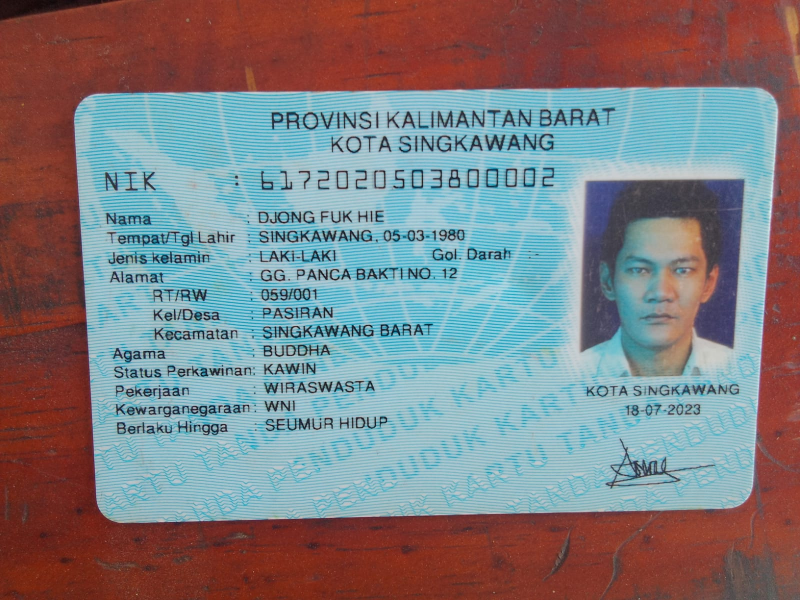
#> input picture input/WhatsApp Image 2026-09-16 at 16.24.58.jpeg, 1600 x 1200 px (shown at 1/2 size); its folder holds only this picture in this run
$ python -i pr94_region_boundary.py   (imports and definitions only)
#> lines starting #> are read from the running program, lines starting #| are printed output that depends on the picture; after the words box and inside, x2 and y2 are one past the last pixel; in counts of white or black regions, pixels touching at a corner belong together
#> further down, picture is the input picture: shape (1200, 1600, 3); mean B, G, R 129.5, 125.8, 126.8
### autodocscanner/core/pr93_independent_boundary.py
"""PR9.3 full-image Lab line hypotheses; independent of all parent detectors.

Line segments across different channels and gaps can describe the same side.
Reconstruct possible document boundaries from intersections, then measure
persistent region transitions (PR9.2) on the joined quad. No GT, V2, OCR,
network or file writes. A supported rectangle is not proof of a document.
"""
from __future__ import annotations

import itertools
import math
import cv2
import numpy as np
from autodocscanner.core.pr92_boundary_recovery import inspect_geometry, _measure


def _image_ok(image):
    return (isinstance(image, np.ndarray) and image.dtype == np.uint8 and
            image.ndim == 3 and image.shape[2] == 3 and min(image.shape[:2]) >= 75)


def _angle(u, v):
    return math.acos(float(np.clip(abs(u @ v), 0., 1.)))


def _order(q):
    q = np.asarray(q, dtype=np.float64)
    c = q.mean(axis=0)
    return q[np.argsort(np.arctan2(q[:, 1]-c[1], q[:, 0]-c[0]))]


def _distance(a, b, diag):
    return min(float(np.linalg.norm(a-np.roll(b, k, axis=0), axis=1).mean())
               for k in range(4))/diag


# [72 lines left out: functions _line, _segments, _cross, not called in this run]


def _coverage(line,a,b):
    lo,hi=sorted(((a-line['p'])@line['u'],(b-line['p'])@line['u']))
    return sum(max(0.,min(hi,end)-max(lo,start)) for start,end in line['intervals'])/max(hi-lo,1e-8)


# [100 lines left out: functions _line_quads, discover_boundaries, not called in this run]

### autodocscanner/core/pr92_boundary_recovery.py
"""PR9.2 bounded, annotation-free boundary translation hypotheses.

A persistent Lab transition is evidence of a region boundary, NOT proof of a
physical document. A solid nested rectangle may still satisfy this test.
No candidate selection, crop, file writes, or V2 dependency. Experimental.
"""
from __future__ import annotations

import cv2
import numpy as np
from autodocscanner.core.quad_validation import validate_quad


def inspect_geometry(corners, shape):
    """Expose invalid vs out-of-frame causes without clipping coordinates."""
    try:
        p = np.asarray(corners, dtype=np.float64)
    except (TypeError, ValueError, OverflowError):
        p = np.empty((0, 2))
    if p.shape != (4, 2) or not np.isfinite(p).all():
        return {'status': 'invalid_points', 'reasons': ['invalid_points'],
                'outside_vertex_count': None, 'outside_excess_fraction': None}, None
    h, w = shape[:2]
    excess = np.maximum.reduce([np.zeros(4), -p[:, 0], -p[:, 1],
                                p[:, 0]-(w-1), p[:, 1]-(h-1)])
    # Reject huge coordinates before float32/OpenCV conversion.
    if np.abs(p).max() > max(h, w)*4:
        return {'status': 'invalid_geometry', 'reasons': ['outside_image'],
                'outside_vertex_count': int(np.count_nonzero(excess)),
                'outside_excess_fraction': float(excess.max()/np.hypot(h,w))}, None
    valid, reasons, metrics = validate_quad(p, shape)
    outside = int(np.count_nonzero(excess))
    status = ('invalid_geometry' if not valid else 'off_photo' if outside else
              'near_frame' if metrics.get('near_frame_vertex_count') else 'in_frame')
    if outside and 'outside_image' not in reasons:
        reasons = list(reasons) + ['outside_image_pixels']
    center = p.mean(axis=0)
    p = p[np.argsort(np.arctan2(p[:,1]-center[1], p[:,0]-center[0]))]
    return {'status': status, 'reasons': reasons,
            'outside_vertex_count': outside,
            'outside_excess_fraction': float(excess.max()/np.hypot(h,w))}, p if valid else None


# [112 lines left out: functions _side, _measure, _intersect, recover_boundary, not called in this run]

### autodocscanner/core/quad_validation.py
"""Shared, conservative four-corner geometry checks for offline KTP experiments.

This module does NOT establish that a quadrilateral actually surrounds a KTP.
It intentionally avoids image-specific coordinates, names, and color assumptions.
"""
from __future__ import annotations

import cv2
import numpy as np


def validate_quad(corners, image_shape, *, min_area_ratio=0.015,
                  max_area_ratio=0.985, min_side_px=12):
    """Return (valid, reasons, measurements) in original-image coordinates.

    Geometry-only checks. Frame-adjacent quads are flagged, not automatically
    rejected: a tightly photographed KTP can genuinely fill the photograph.
    """
    reasons = []
    metrics = {}
    if len(image_shape) < 2:
        return False, ["invalid_image_shape"], metrics
    h, w = map(int, image_shape[:2])
    if h <= 0 or w <= 0:
        return False, ["invalid_image_shape"], metrics
    try:
        quad = np.asarray(corners, dtype=np.float64)
    except (TypeError, ValueError):
        return False, ["invalid_points"], metrics
    if quad.shape != (4, 2) or not np.isfinite(quad).all():
        return False, ["invalid_points"], metrics

    # Order cyclically; this also makes convexity and side checks independent
    # of which vertex is supplied first.
    center = quad.mean(axis=0)
    angles = np.arctan2(quad[:, 1] - center[1], quad[:, 0] - center[0])
    ordered = quad[np.argsort(angles)]
    lengths = np.linalg.norm(np.roll(ordered, -1, axis=0) - ordered, axis=1)
    metrics["min_side_px"] = float(lengths.min())
    if (lengths < min_side_px).any():
        reasons.append("short_or_duplicate_side")

    quad32 = ordered.astype(np.float32)
    if not cv2.isContourConvex(quad32):
        reasons.append("non_convex")
    area_ratio = abs(float(cv2.contourArea(quad32))) / float(h * w)
    metrics["area_ratio"] = area_ratio
    if area_ratio < min_area_ratio:
        reasons.append("area_too_small")
    if area_ratio > max_area_ratio:
        reasons.append("area_too_large")

    # Allow a small scale-relative extrapolation from line intersections.
    # Record its magnitude separately; never silently clip corners.
    tolerance_x = max(2.0, w * 0.02)
    tolerance_y = max(2.0, h * 0.02)
    excess_x = np.maximum.reduce([np.zeros(4), -quad[:, 0], quad[:, 0] - (w - 1)])
    excess_y = np.maximum.reduce([np.zeros(4), -quad[:, 1], quad[:, 1] - (h - 1)])
    metrics["outside_excess_px"] = float(max(excess_x.max(), excess_y.max()))
    metrics["slight_extrapolation"] = bool((excess_x > 0).any() or (excess_y > 0).any())
    if ((quad[:, 0] < -tolerance_x) | (quad[:, 0] > (w - 1 + tolerance_x)) |
        (quad[:, 1] < -tolerance_y) | (quad[:, 1] > (h - 1 + tolerance_y))).any():
        reasons.append("outside_image")

    # An informative warning, not a reason for rejection.
    margin = min(h, w) * 0.015
    near = ((quad[:, 0] <= margin) | (quad[:, 0] >= w - 1 - margin) |
            (quad[:, 1] <= margin) | (quad[:, 1] >= h - 1 - margin))
    metrics["near_frame_vertex_count"] = int(near.sum())
    metrics["frame_suspect"] = bool(area_ratio > 0.82 and near.sum() >= 2)
    return not reasons, reasons, metrics

### autodocscanner/core/pr94_region_boundary.py
"""Experimental region-aware proposals and advisory document structure evidence.

Region and chroma searches are independent of baseline and line hypotheses.
Structure is not KTP identity: books, other cards and packaging can match.
No OCR, ML, ground truth, V2, selection, output crop or file writes.
"""
from __future__ import annotations
import cv2
import numpy as np
from autodocscanner.core.pr93_independent_boundary import discover_boundaries, _image_ok, _order, _distance
from autodocscanner.core.pr92_boundary_recovery import inspect_geometry, _measure

FAMILIES = ('independent_lines', 'outer_region', 'chroma')


def _region_proposals(image, limit=12):
    """Bounded global Lab component and chroma contour hypotheses.

    Develop the earlier V3 region/chroma concepts with separate provenance,
    polarity diversity, size-band budgets and correct resize coordinates.
    """
#> called with limit = 12
    h,w=image.shape[:2]
#> h = 1200; w = 1600
    scale=min(1.,800/max(h,w)); sw,sh=round(w*scale),round(h*scale)
#> after `scale = min(1.0, 800 / max(h, w))`: scale = 0.5
#> after `sw, sh = (round(w * scale), round(h * scale))`: sw = 800; sh = 600
    small=cv2.resize(image,(sw,sh),interpolation=cv2.INTER_AREA) if scale<1 else image
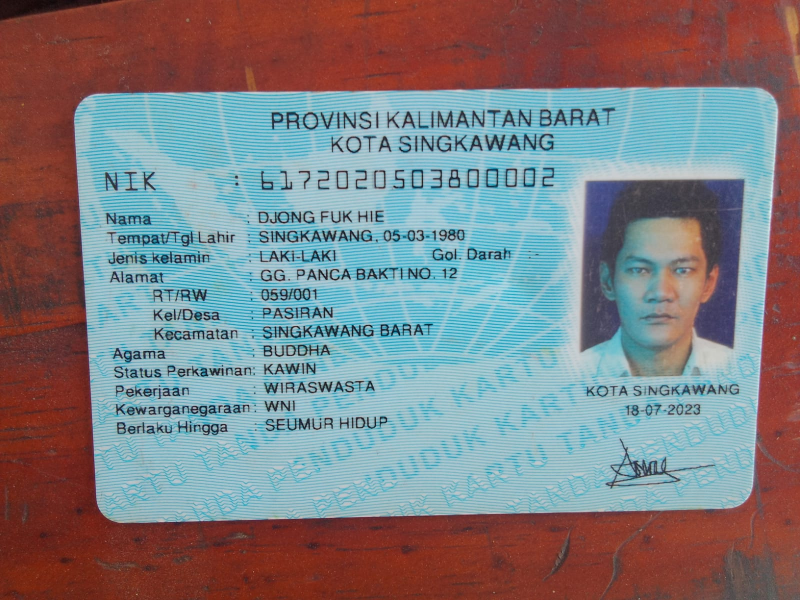
#> small: shape (600, 800, 3); mean B, G, R 129.6, 125.9, 126.9
    lab=cv2.GaussianBlur(cv2.cvtColor(small,cv2.COLOR_BGR2LAB),(5,5),0)
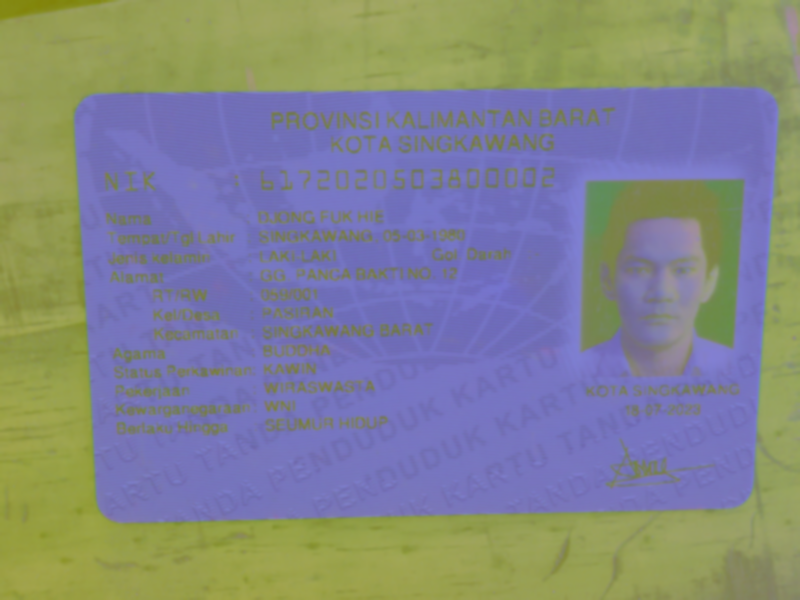
#> lab: shape (600, 800, 3); mean B, G, R 137.2, 133.1, 129.7
    m=min(sh,sw); diag=np.hypot(h,w)
#> after `m = min(sh, sw)`: m = 600
#> after `diag = np.hypot(h, w)`: diag = 2000
    kernel=cv2.getStructuringElement(cv2.MORPH_ELLIPSE,(max(3,round(.012*m)|1),)*2)
    buckets={f:[[],[],[]] for f in FAMILIES[1:]}
    def collect(mask,family,mode):
        mask=cv2.morphologyEx(mask,cv2.MORPH_CLOSE,kernel)
        contours,_=cv2.findContours(mask,mode,cv2.CHAIN_APPROX_SIMPLE)
        for c in sorted(contours,key=cv2.contourArea,reverse=True)[:24]:
            area=abs(cv2.contourArea(c)); fraction=area/(sh*sw)
            if not .015<=fraction<=.94: continue
            hull=cv2.convexHull(c); perimeter=cv2.arcLength(hull,True)
            for eps in (.012,.025,.04):
                p=cv2.approxPolyDP(hull,eps*perimeter,True)
                if len(p)!=4: continue
                q=_order(p.reshape(4,2)); qa=abs(cv2.contourArea(q.astype(np.float32)))
                if qa<=0 or area/qa<.65: continue
                q=(q+.5)*np.array([w/sw,h/sh])-.5
                geom,q=inspect_geometry(q,image.shape)
                if geom['status'] not in ('in_frame','near_frame'): continue
                band=0 if fraction<.08 else 1 if fraction<.32 else 2
                buckets[family][band].append((min(1.,area/qa),q));break
    for k in range(3):
        channel=np.ascontiguousarray(lab[:,:,k])
        if np.std(channel)<2.: continue
        t,_=cv2.threshold(channel,0,255,cv2.THRESH_BINARY|cv2.THRESH_OTSU)
        for threshold in sorted(set([int(t),int(np.percentile(channel,35)),int(np.percentile(channel,65))])):
            for mode in (cv2.CMP_GT,cv2.CMP_LE):
                collect(cv2.compare(channel,threshold,mode),'outer_region',cv2.RETR_EXTERNAL)
        if k:
            collect(cv2.Canny(channel,20,65),'chroma',cv2.RETR_LIST)
#> this loop made 3 passes
#> t on passes 1 to 3: 134, 136, 133
#> pass 1, in _region_proposals, `channel=np.ascontiguousarray(lab[:,:,k])`:
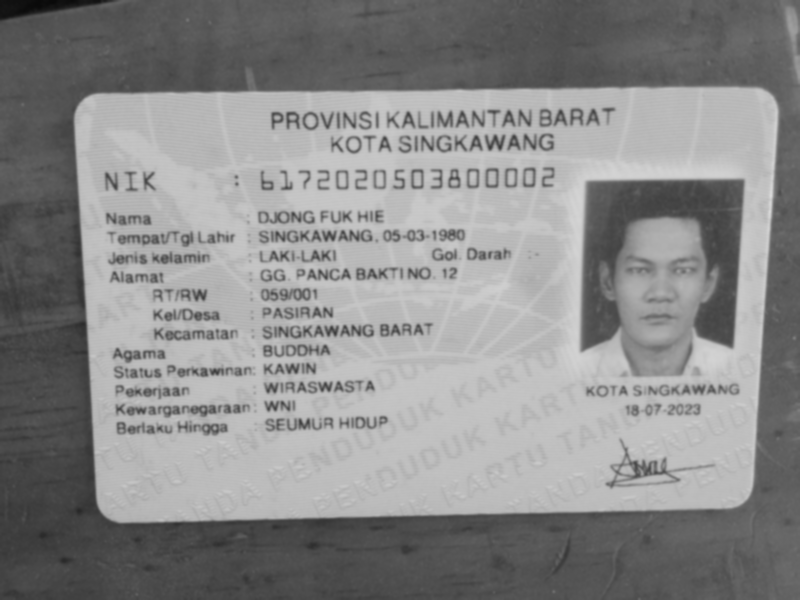
#> channel: shape (600, 800); min 9, max 218, mean 137.2
#> pass 1, in collect, `mask=cv2.morphologyEx(mask,cv2.MORPH_CLOSE,kernel)`:
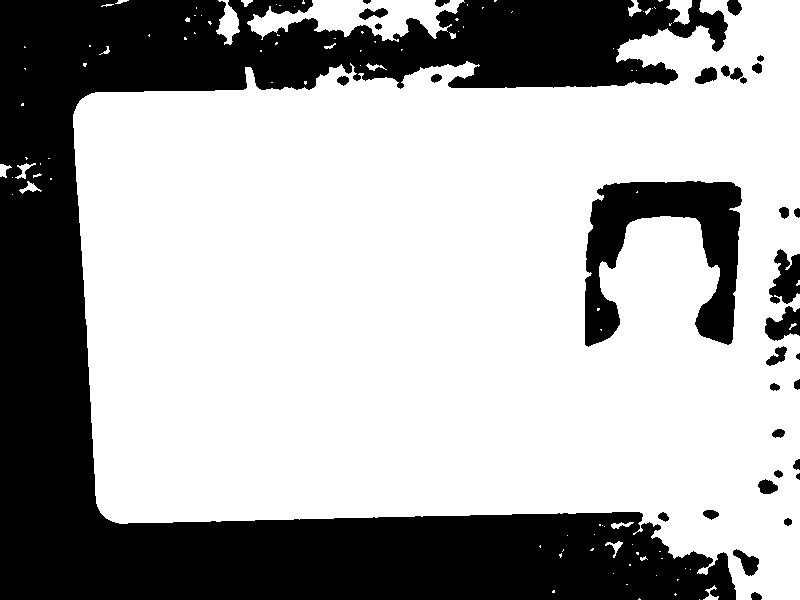
#> mask: shape (600, 800); 66.6% white; 32 black regions, largest, box (x1, y1, x2, y2) and area: (0, 0, 736, 600) 143653, (585, 181, 742, 347) 12251, (769, 249, 800, 304) 1107
#> pass 1, in collect (call 2), `mask=cv2.morphologyEx(mask,cv2.MORPH_CLOSE,kernel)`:
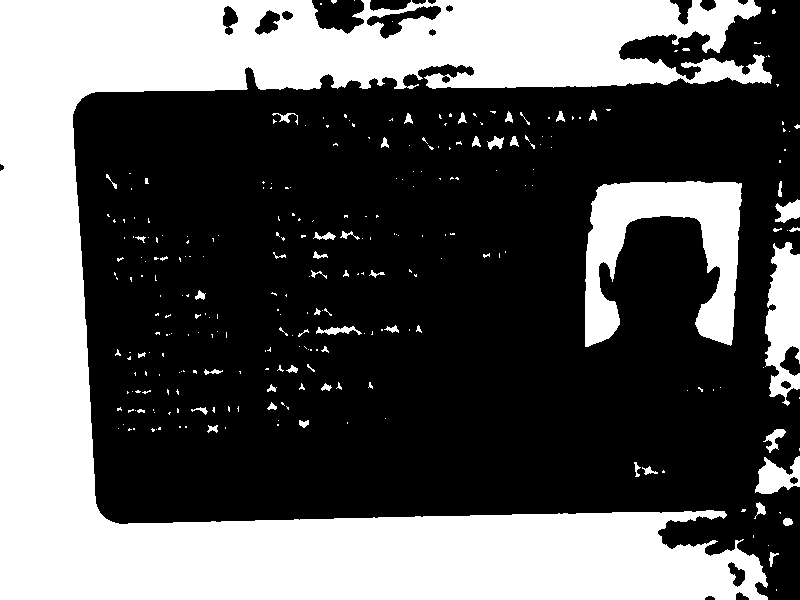
#> mask: shape (600, 800); 36.6% white; 279 white regions (221 under 20 px), largest, box (x1, y1, x2, y2) and area: (0, 0, 772, 600) 153932, (585, 181, 742, 347) 12536, (765, 242, 800, 406) 3914
#> pass 1, in collect (call 3), `mask=cv2.morphologyEx(mask,cv2.MORPH_CLOSE,kernel)`:
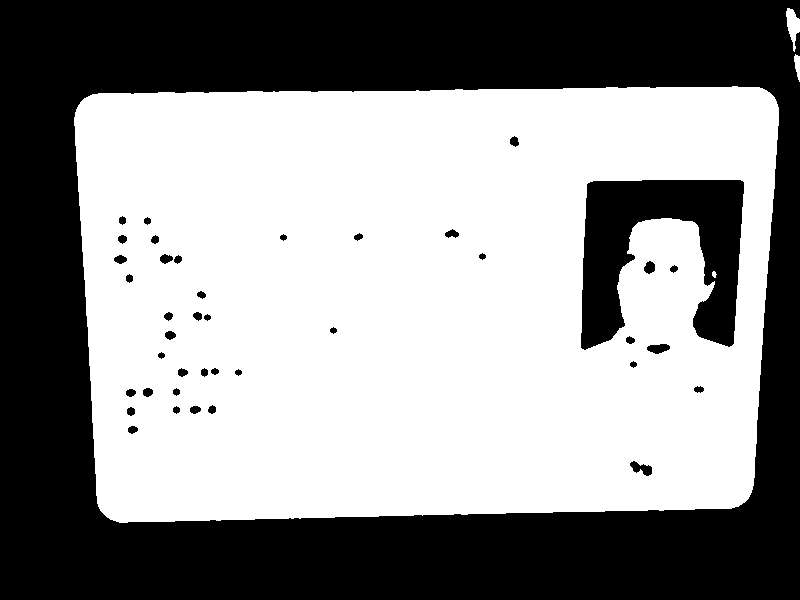
#> mask: shape (600, 800); 56.6% white; 41 black regions, largest, box (x1, y1, x2, y2) and area: (0, 0, 800, 600) 190503, (581, 180, 744, 350) 15717, (630, 461, 652, 476) 179
#> after the loop:
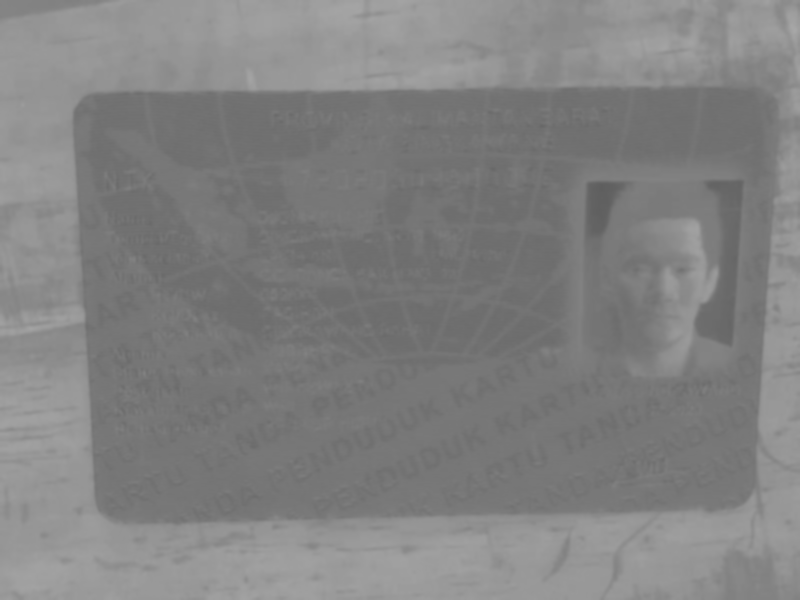
#> channel: shape (600, 800); min 94, max 167, mean 129.7
    out={}
    for f,bands in buckets.items():
        for b in bands: b.sort(key=lambda x:-x[0])
        out[f]=[]
        while len(out[f])<limit and any(bands):
            for b in bands:
                while b and len(out[f])<limit:
                    _,q=b.pop(0)
                    if all(_distance(q,old,diag)>=.008 for old in out[f]):
                        out[f].append(q);break
    return out


# [99 lines left out: functions _rectify, _stroke_groups, inspect_structure, discover_regions, not called in this run]

>>> import cv2
>>> picture = cv2.imread('../../input/WhatsApp Image 2026-09-16 at 16.24.58.jpeg')
>>> result = _region_proposals(picture)
#> result = 2 items
